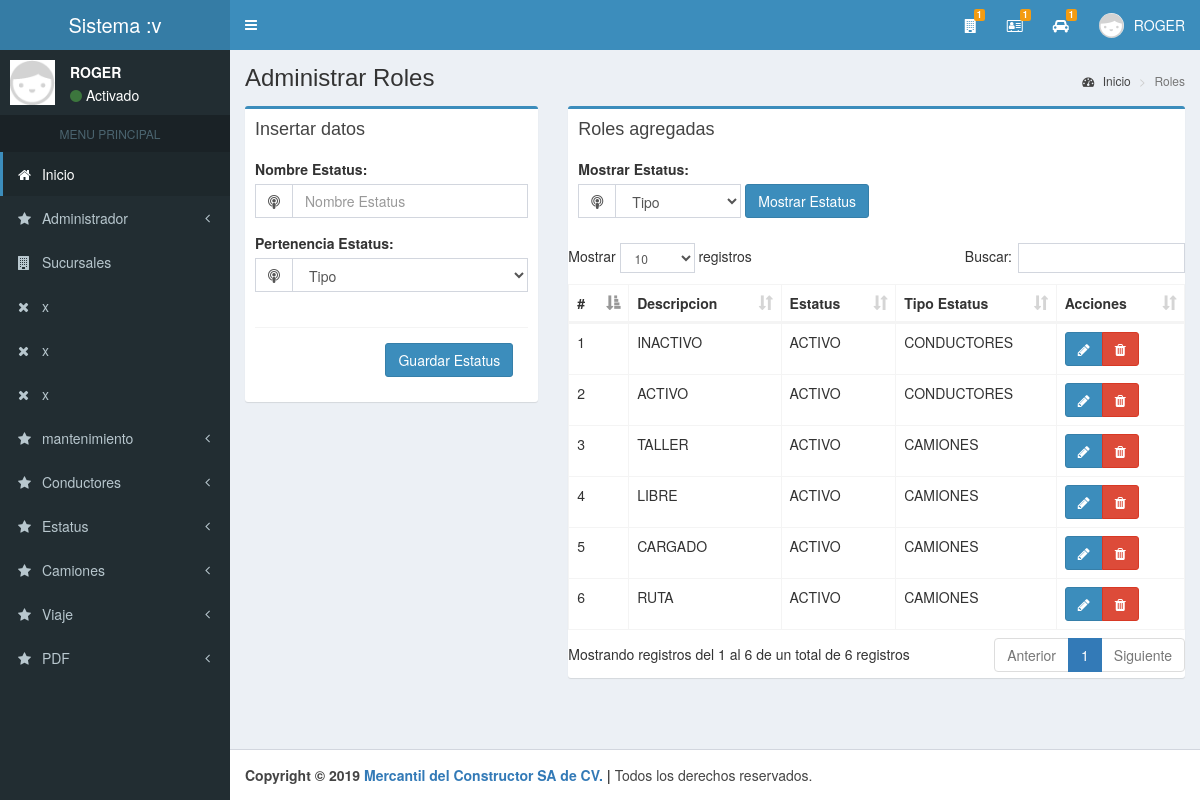
The app's page /estatus (signed in) with its own data.
### tables this page shows
CREATE TABLE ESTATUS_CONDUCTORES(
    ID_ESTATUS_CONDUCTORES INT(11) PRIMARY KEY AUTO_INCREMENT,
    DESCRIPCION VARCHAR(30),
    ESTATUS INT
);

CREATE TABLE ESTATUS_CAMIONES(
    ID_ESTATUS_CAMIONES INT(11) PRIMARY KEY AUTO_INCREMENT,
    DESCRIPCION VARCHAR(30),
     
    ESTATUS INT
     
);

### modelos/conexion.php (called while the page is built)
<?php
class Conexion{
	static public function conectar(){
		$link = new PDO("mysql:host=localhost;dbname=bd_merca",
			            "root",
			            "");
		$link->exec("set names utf8");
		return $link;
	}
}

### modelos/estatus.modelo.php (called while the page is built, shortened)
<?php
require_once "conexion.php";
class EstatusModelo
{
    static public function MostrarEstatus($tabladb)
    {
        $pdo = Conexion::conectar()->prepare("SELECT * FROM $tabladb");
        $pdo->execute();
        return $pdo->fetchAll();
    }
}

### controladores/plantilla.controlador.php (called while the page is built)
<?php
class ControladorPlantilla{
	static public function ctrPlantilla(){
		include "vistas/plantilla.php";
	}
}

### index.php (called while the page is built, shortened)
<?php
require_once "controladores/plantilla.controlador.php";
require_once "controladores/estatus.controlador.php";
require_once "modelos/estatus.modelo.php";
$plantilla = new ControladorPlantilla();
$plantilla -> ctrPlantilla();
?>

### controladores/estatus.controlador.php (the view, shortened to what this page needs)
<?php
class EstatusControlador
{
    public function mostrarEstatusTabla()
    {
        if (isset($_POST["mostrarEstatusPertenencia"])) {
            if ($_POST["mostrarEstatusPertenencia"] == "1") {
                $tableid = null;
                $statusConductores = EstatusModelo::MostrarEstatus("ESTATUS_CONDUCTORES");
                $statusCamiones = EstatusModelo::MostrarEstatus("ESTATUS_CAMIONES");
                foreach ($statusConductores as $key => $value) {
                    $tableid++;
                    $estatus = null;
                    if ($value["ESTATUS"] == 1) {
                        $estatus = "ACTIVO";
                    } else {
                        $estatus = "INACTIVO";
                    }
                    echo '
                    <tr>
                        <td>' . $tableid . '</td>
                        <td>' . $value["DESCRIPCION"] . '</td>
                        <td>' . $estatus . '</td>
                        <td>' . "CONDUCTORES" . '</td>
                        <td>
                            <div class="btn-group">
                                <button id="estatusEdit" data="conductores" data-toggle="modal" data-target="#modalEditarEstatus" value="' . $value["ID_ESTATUS_CONDUCTORES"] . '" class="btn btn-primary"><i class="fa fa-pencil"></i></button>
                                <button class="btn btn-danger"><i class="fa fa-trash"></i></button>
                            </div>
                        </td>
                    </tr>';
                }
                foreach ($statusCamiones as $key => $value) {
                    $tableid++;
                    $estatus = null;
                    if ($value["ESTATUS"] == 1) {
                        $estatus = "ACTIVO";
                    } else {
                        $estatus = "INACTIVO";
                    }
                    echo '
                    <tr>
                        <td>' . $tableid . '</td>
                        <td>' . $value["DESCRIPCION"] . '</td>
                        <td>' . $estatus . '</td>
                        <td>' . "CAMIONES" . '</td>
                        <td>
                            <div class="btn-group">
                            <button id="estatusEdit" data="camiones" data-toggle="modal" data-target="#modalEditarEstatus" value="' . $value["ID_ESTATUS_CAMIONES"] . '" class="btn btn-primary"><i class="fa fa-pencil"></i></button>
                            <button class="btn btn-danger"><i class="fa fa-trash"></i></button>
                            </div>
                        </td>
                    </tr>';
                }
            } else if ($_POST["mostrarEstatusPertenencia"] == "2") {
                $statusConductores = EstatusModelo::MostrarEstatus("ESTATUS_CONDUCTORES");
                foreach ($statusConductores as $key => $value) {
                    $estatus = null;
                    if ($value["ESTATUS"] == 1) {
                        $estatus = "ACTIVO";
                    } else {
                        $estatus = "INACTIVO";
                    }
                    echo '<tr>
                    <td>' . ($key + 1) . '</td>
                    <td>' . $value["DESCRIPCION"] . '</td>
                    <td>' . $estatus . '</td>
                    <td>' . "CONDUCTORES" . '</td>
                    <td>
                        <div class="btn-group">
                            <button id="estatusEdit" data="conductores" data-toggle="modal" data-target="#modalEditarEstatus" value="' . $value["ID_ESTATUS_CONDUCTORES"] . '" class="btn btn-primary"><i class="fa fa-pencil"></i></button>
                            <button class="btn btn-danger"><i class="fa fa-trash"></i></button>
					  </div>
                        </td>
                </tr>';
                }
            } else if ($_POST["mostrarEstatusPertenencia"] == "3") {
                $statusCamiones = EstatusModelo::MostrarEstatus("ESTATUS_CAMIONES");
                foreach ($statusCamiones as $key => $value) {
                    $estatus = null;
                    if ($value["ESTATUS"] == 1) {
                        $estatus = "ACTIVO";
                    } else {
                        $estatus = "INACTIVO";
                    }
                    echo '
                    <tr>
                        <td>' . ($key + 1) . '</td>
                        <td>' . $value["DESCRIPCION"] . '</td>
                        <td>' . $estatus . '</td>
                        <td>' . "CAMIONES" . '</td>
                        <td>
                            <div class="btn-group">
                                <button id="estatusEdit" data="camiones" data-toggle="modal" data-target="#modalEditarEstatus" value="' . $value["ID_ESTATUS_CAMIONES"] . '" class="btn btn-primary"><i class="fa fa-pencil"></i></button>
                                <button class="btn btn-danger"><i class="fa fa-trash"></i></button>
                            </div>
                        </td>
                    </tr>';
                }
            }
        } else {
            $tableid = null;
            $statusConductores = EstatusModelo::MostrarEstatus("ESTATUS_CONDUCTORES");
            $statusCamiones = EstatusModelo::MostrarEstatus("ESTATUS_CAMIONES");
            foreach ($statusConductores as $key => $value) {
                $tableid++;
                $estatus = null;
                if ($value["ESTATUS"] == 1) {
                    $estatus = "ACTIVO";
                } else {
                    $estatus = "INACTIVO";
                }
                echo
                    '<tr>
                    <td>' . $tableid . '</td>
                    <td>' . $value["DESCRIPCION"] . '</td>
                    <td>' . $estatus . '</td>
                    <td>' . "CONDUCTORES" . '</td>
                    <td>
                        <div class="btn-group">
                            <button id="estatusEdit" data="conductores" data-toggle="modal" data-target="#modalEditarEstatus" value="' . $value["ID_ESTATUS_CONDUCTORES"] . '" class="btn btn-primary"><i class="fa fa-pencil"></i></button>
                            <button class="btn btn-danger"><i class="fa fa-trash"></i></button>
                        </div>
                    </td>
                </tr>';
            }
            foreach ($statusCamiones as $key => $value) {
                $tableid++;
                $estatus = null;
                if ($value["ESTATUS"] == 1) {
                    $estatus = "ACTIVO";
                } else {
                    $estatus = "INACTIVO";
                }
                echo '
            <tr>
                <td>' . $tableid . '</td>
                <td>' . $value["DESCRIPCION"] . '</td>
                <td>' . $estatus . '</td>
                <td>' . "CAMIONES" . '</td>
                <td>
                    <div class="btn-group">
                        <button id="estatusEdit" data="camiones" data-toggle="modal" data-target="#modalEditarEstatus" value="' . $value["ID_ESTATUS_CAMIONES"] . '" class="btn btn-primary"><i class="fa fa-pencil"></i></button>
                        <button class="btn btn-danger"><i class="fa fa-trash"></i></button>
                    </div>
                </td>
            </tr>';
            }
        }
    }
}

### records on screen
estatus_conductores: DESCRIPCION "INACTIVO", ESTATUS "ACTIVO"
estatus_conductores: DESCRIPCION "ACTIVO", ESTATUS "ACTIVO"
estatus_camiones: DESCRIPCION "TALLER", ESTATUS "ACTIVO", $value["ID_ESTATUS_CAMIONES"] 1 (drawn)
estatus_camiones: DESCRIPCION "LIBRE", ESTATUS "ACTIVO", $value["ID_ESTATUS_CAMIONES"] 2 (drawn)
estatus_camiones: DESCRIPCION "CARGADO", ESTATUS "ACTIVO", $value["ID_ESTATUS_CAMIONES"] 3 (drawn)
estatus_camiones: DESCRIPCION "RUTA", ESTATUS "ACTIVO", $value["ID_ESTATUS_CAMIONES"] 4 (drawn)

### other values on screen
$totalSucursales "1"
$_SESSION["usuario"] "ROGER"
